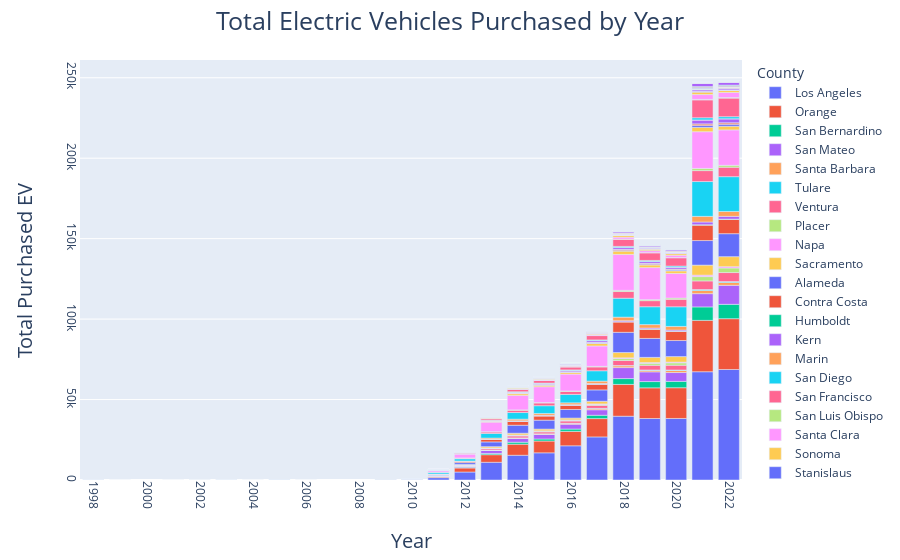

Source (notebook cell):
### Code cell
year_df.rename(columns = {'Data Year':'Year','Number of Vehicles':'Total Purchased EV'},inplace=True)
fig = px.bar(year_df,
             x=year_df['Year'], 
             y='Total Purchased EV', 
             #text_auto=True,
             log_x = True,
             color = 'County')
fig.update_xaxes(
        tickangle = 90,
        title_text = "Year",
        title_font = {"size": 20},
        title_standoff = 25)
fig.update_yaxes(
        tickangle = 90,
        title_text = "Total Purchased EV",
        title_font = {"size": 20},
        title_standoff = 25)
#fig.update_layout(title_text='Total Electric Vehicles Purchased by Year', title_x=0.5)
fig['layout']['title']['font'] = dict(size=25)
fig.update_layout()
fig.show()

### Figure 1 — Plotly figure (JSON) as saved in the notebook; plotly's stock layout.template omitted (floating-point values rounded to 4 significant figures)
{"data": [{"alignmentgroup": "True", "hovertemplate": "County=Los Angeles<br>Year=%{x}<br>Total Purchased EV=%{y}<extra></extra>", "legendgroup": "Los Angeles", "marker": {"color": "#636efa", "pattern": {"shape": ""}}, "name": "Los Angeles", "offsetgroup": "Los Angeles", "orientation": "v", "showlegend": true, "textposition": "auto", "type": "bar", "x": [1998, 2001, 2005, 2009, 2010, 2011, 2012, 2013, 2014, 2015, 2016, 2017, 2018, 2019, 2020, 2021, 2022], "xaxis": "x", "y": [1, 1, 1, 30, 339, 1465, 4962, 11013, 15373, 16892, 21263, 26766, 39657, 38219, 38249, 67296, 68681], "yaxis": "y"}, {"alignmentgroup": "True", "hovertemplate": "County=Orange<br>Year=%{x}<br>Total Purchased EV=%{y}<extra></extra>", "legendgroup": "Orange", "marker": {"color": "#EF553B", "pattern": {"shape": ""}}, "name": "Orange", "offsetgroup": "Orange", "orientation": "v", "showlegend": true, "textposition": "auto", "type": "bar", "x": [1998, 2009, 2010, 2011, 2012, 2013, 2014, 2015, 2016, 2017, 2018, 2019, 2020, 2021, 2022], "xaxis": "x", "y": [1, 3, 37, 537, 2503, 4719, 6870, 7329, 8951, 11398, 19755, 19066, 19104, 31917, 31572], "yaxis": "y"}, {"alignmentgroup": "True", "hovertemplate": "County=San Bernardino<br>Year=%{x}<br>Total Purchased EV=%{y}<extra></extra>", "legendgroup": "San Bernardino", "marker": {"color": "#00cc96", "pattern": {"shape": ""}}, "name": "San Bernardino", "offsetgroup": "San Bernardino", "orientation": "v", "showlegend": true, "textposition": "auto", "type": "bar", "x": [1998, 2005, 2010, 2011, 2012, 2013, 2014, 2015, 2016, 2017, 2018, 2019, 2020, 2021, 2022], "xaxis": "x", "y": [2, 1, 1, 88, 413, 774, 1239, 1265, 1454, 2076, 3621, 3887, 3946, 8355, 8919], "yaxis": "y"}, {"alignmentgroup": "True", "hovertemplate": "County=San Mateo<br>Year=%{x}<br>Total Purchased EV=%{y}<extra></extra>", "legendgroup": "San Mateo", "marker": {"color": "#ab63fa", "pattern": {"shape": ""}}, "name": "San Mateo", "offsetgroup": "San Mateo", "orientation": "v", "showlegend": true, "textposition": "auto", "type": "bar", "x": [1998, 2009, 2010, 2011, 2012, 2013, 2014, 2015, 2016, 2017, 2018, 2019, 2020, 2021, 2022], "xaxis": "x", "y": [1, 10, 40, 354, 689, 1838, 2328, 2827, 3001, 3416, 6827, 6042, 5489, 8250, 11819], "yaxis": "y"}, {"alignmentgroup": "True", "hovertemplate": "County=Santa Barbara<br>Year=%{x}<br>Total Purchased EV=%{y}<extra></extra>", "legendgroup": "Santa Barbara", "marker": {"color": "#FFA15A", "pattern": {"shape": ""}}, "name": "Santa Barbara", "offsetgroup": "Santa Barbara", "orientation": "v", "showlegend": true, "textposition": "auto", "type": "bar", "x": [1999, 2003, 2004, 2009, 2010, 2011, 2012, 2013, 2014, 2015, 2016, 2017, 2018, 2019, 2020, 2021, 2022], "xaxis": "x", "y": [1, 1, 1, 1, 7, 99, 117, 262, 331, 347, 510, 655, 1081, 946, 1287, 1948, 1764], "yaxis": "y"}, {"alignmentgroup": "True", "hovertemplate": "County=Tulare<br>Year=%{x}<br>Total Purchased EV=%{y}<extra></extra>", "legendgroup": "Tulare", "marker": {"color": "#19d3f3", "pattern": {"shape": ""}}, "name": "Tulare", "offsetgroup": "Tulare", "orientation": "v", "showlegend": true, "textposition": "auto", "type": "bar", "x": [2002, 2011, 2012, 2013, 2014, 2015, 2016, 2017, 2018, 2019, 2020, 2021, 2022], "xaxis": "x", "y": [1, 14, 29, 29, 57, 66, 93, 251, 216, 226, 290, 608, 593], "yaxis": "y"}, {"alignmentgroup": "True", "hovertemplate": "County=Ventura<br>Year=%{x}<br>Total Purchased EV=%{y}<extra></extra>", "legendgroup": "Ventura", "marker": {"color": "#FF6692", "pattern": {"shape": ""}}, "name": "Ventura", "offsetgroup": "Ventura", "orientation": "v", "showlegend": true, "textposition": "auto", "type": "bar", "x": [2002, 2003, 2005, 2006, 2009, 2010, 2011, 2012, 2013, 2014, 2015, 2016, 2017, 2018, 2019, 2020, 2021, 2022], "xaxis": "x", "y": [2, 3, 4, 1, 7, 25, 168, 435, 840, 1160, 1169, 1402, 1831, 3096, 2916, 2965, 5352, 5583], "yaxis": "y"}, {"alignmentgroup": "True", "hovertemplate": "County=Placer<br>Year=%{x}<br>Total Purchased EV=%{y}<extra></extra>", "legendgroup": "Placer", "marker": {"color": "#B6E880", "pattern": {"shape": ""}}, "name": "Placer", "offsetgroup": "Placer", "orientation": "v", "showlegend": true, "textposition": "auto", "type": "bar", "x": [2003, 2010, 2011, 2012, 2013, 2014, 2015, 2016, 2017, 2018, 2019, 2020, 2021, 2022], "xaxis": "x", "y": [2, 3, 46, 131, 304, 439, 456, 480, 622, 1179, 1235, 1465, 2699, 2831], "yaxis": "y"}, {"alignmentgroup": "True", "hovertemplate": "County=Napa<br>Year=%{x}<br>Total Purchased EV=%{y}<extra></extra>", "legendgroup": "Napa", "marker": {"color": "#FF97FF", "pattern": {"shape": ""}}, "name": "Napa", "offsetgroup": "Napa", "orientation": "v", "showlegend": true, "textposition": "auto", "type": "bar", "x": [2005, 2010, 2011, 2012, 2013, 2014, 2015, 2016, 2017, 2018, 2019, 2020, 2021, 2022], "xaxis": "x", "y": [1, 3, 31, 66, 149, 189, 220, 234, 286, 503, 460, 499, 911, 826], "yaxis": "y"}, {"alignmentgroup": "True", "hovertemplate": "County=Sacramento<br>Year=%{x}<br>Total Purchased EV=%{y}<extra></extra>", "legendgroup": "Sacramento", "marker": {"color": "#FECB52", "pattern": {"shape": ""}}, "name": "Sacramento", "offsetgroup": "Sacramento", "orientation": "v", "showlegend": true, "textposition": "auto", "type": "bar", "x": [2005, 2009, 2010, 2011, 2012, 2013, 2014, 2015, 2016, 2017, 2018, 2019, 2020, 2021, 2022], "xaxis": "x", "y": [1, 2, 3, 114, 283, 801, 1086, 1081, 1109, 1639, 3283, 3211, 3406, 6212, 6210], "yaxis": "y"}, {"alignmentgroup": "True", "hovertemplate": "County=Alameda<br>Year=%{x}<br>Total Purchased EV=%{y}<extra></extra>", "legendgroup": "Alameda", "marker": {"color": "#636efa", "pattern": {"shape": ""}}, "name": "Alameda", "offsetgroup": "Alameda", "orientation": "v", "showlegend": true, "textposition": "auto", "type": "bar", "x": [2009, 2010, 2011, 2012, 2013, 2014, 2015, 2016, 2017, 2018, 2019, 2020, 2021, 2022], "xaxis": "x", "y": [5, 13, 452, 1165, 2943, 4966, 5536, 5327, 7056, 12578, 11781, 9978, 15264, 14288], "yaxis": "y"}, {"alignmentgroup": "True", "hovertemplate": "County=Contra Costa<br>Year=%{x}<br>Total Purchased EV=%{y}<extra></extra>", "legendgroup": "Contra Costa", "marker": {"color": "#EF553B", "pattern": {"shape": ""}}, "name": "Contra Costa", "offsetgroup": "Contra Costa", "orientation": "v", "showlegend": true, "textposition": "auto", "type": "bar", "x": [2009, 2010, 2011, 2012, 2013, 2014, 2015, 2016, 2017, 2018, 2019, 2020, 2021, 2022], "xaxis": "x", "y": [1, 9, 211, 657, 1497, 2401, 2609, 2599, 3475, 6420, 5720, 5672, 9583, 8822], "yaxis": "y"}, {"alignmentgroup": "True", "hovertemplate": "County=Humboldt<br>Year=%{x}<br>Total Purchased EV=%{y}<extra></extra>", "legendgroup": "Humboldt", "marker": {"color": "#00cc96", "pattern": {"shape": ""}}, "name": "Humboldt", "offsetgroup": "Humboldt", "orientation": "v", "showlegend": true, "textposition": "auto", "type": "bar", "x": [2009, 2010, 2011, 2012, 2013, 2014, 2015, 2016, 2017, 2018, 2019, 2020, 2021, 2022], "xaxis": "x", "y": [1, 1, 10, 15, 35, 135, 136, 94, 125, 157, 143, 128, 252, 233], "yaxis": "y"}, {"alignmentgroup": "True", "hovertemplate": "County=Kern<br>Year=%{x}<br>Total Purchased EV=%{y}<extra></extra>", "legendgroup": "Kern", "marker": {"color": "#ab63fa", "pattern": {"shape": ""}}, "name": "Kern", "offsetgroup": "Kern", "orientation": "v", "showlegend": true, "textposition": "auto", "type": "bar", "x": [2009, 2011, 2012, 2013, 2014, 2015, 2016, 2017, 2018, 2019, 2020, 2021, 2022], "xaxis": "x", "y": [1, 29, 58, 145, 205, 310, 305, 380, 616, 594, 706, 1703, 1711], "yaxis": "y"}, {"alignmentgroup": "True", "hovertemplate": "County=Marin<br>Year=%{x}<br>Total Purchased EV=%{y}<extra></extra>", "legendgroup": "Marin", "marker": {"color": "#FFA15A", "pattern": {"shape": ""}}, "name": "Marin", "offsetgroup": "Marin", "orientation": "v", "showlegend": true, "textposition": "auto", "type": "bar", "x": [2009, 2010, 2011, 2012, 2013, 2014, 2015, 2016, 2017, 2018, 2019, 2020, 2021, 2022], "xaxis": "x", "y": [1, 14, 129, 299, 705, 1029, 1105, 1139, 1468, 2228, 2132, 2260, 3502, 3030], "yaxis": "y"}, {"alignmentgroup": "True", "hovertemplate": "County=San Diego<br>Year=%{x}<br>Total Purchased EV=%{y}<extra></extra>", "legendgroup": "San Diego", "marker": {"color": "#19d3f3", "pattern": {"shape": ""}}, "name": "San Diego", "offsetgroup": "San Diego", "orientation": "v", "showlegend": true, "textposition": "auto", "type": "bar", "x": [2009, 2010, 2011, 2012, 2013, 2014, 2015, 2016, 2017, 2018, 2019, 2020, 2021, 2022], "xaxis": "x", "y": [1, 28, 1057, 1389, 2877, 4122, 4824, 5218, 6453, 11768, 11114, 12219, 21630, 21640], "yaxis": "y"}, {"alignmentgroup": "True", "hovertemplate": "County=San Francisco<br>Year=%{x}<br>Total Purchased EV=%{y}<extra></extra>", "legendgroup": "San Francisco", "marker": {"color": "#FF6692", "pattern": {"shape": ""}}, "name": "San Francisco", "offsetgroup": "San Francisco", "orientation": "v", "showlegend": true, "textposition": "auto", "type": "bar", "x": [2009, 2010, 2011, 2012, 2013, 2014, 2015, 2016, 2017, 2018, 2019, 2020, 2021, 2022], "xaxis": "x", "y": [5, 20, 183, 438, 937, 1445, 1711, 1900, 2363, 4148, 3773, 4635, 6812, 5873], "yaxis": "y"}, {"alignmentgroup": "True", "hovertemplate": "County=San Luis Obispo<br>Year=%{x}<br>Total Purchased EV=%{y}<extra></extra>", "legendgroup": "San Luis Obispo", "marker": {"color": "#B6E880", "pattern": {"shape": ""}}, "name": "San Luis Obispo", "offsetgroup": "San Luis Obispo", "orientation": "v", "showlegend": true, "textposition": "auto", "type": "bar", "x": [2009, 2011, 2012, 2013, 2014, 2015, 2016, 2017, 2018, 2019, 2020, 2021, 2022], "xaxis": "x", "y": [1, 41, 67, 160, 218, 271, 265, 372, 740, 641, 785, 1343, 1184], "yaxis": "y"}, {"alignmentgroup": "True", "hovertemplate": "County=Santa Clara<br>Year=%{x}<br>Total Purchased EV=%{y}<extra></extra>", "legendgroup": "Santa Clara", "marker": {"color": "#FF97FF", "pattern": {"shape": ""}}, "name": "Santa Clara", "offsetgroup": "Santa Clara", "orientation": "v", "showlegend": true, "textposition": "auto", "type": "bar", "x": [2009, 2010, 2011, 2012, 2013, 2014, 2015, 2016, 2017, 2018, 2019, 2020, 2021, 2022], "xaxis": "x", "y": [12, 83, 1000, 2411, 5940, 9007, 9821, 10482, 12688, 22311, 19906, 15281, 22826, 21993], "yaxis": "y"}, {"alignmentgroup": "True", "hovertemplate": "County=Sonoma<br>Year=%{x}<br>Total Purchased EV=%{y}<extra></extra>", "legendgroup": "Sonoma", "marker": {"color": "#FECB52", "pattern": {"shape": ""}}, "name": "Sonoma", "offsetgroup": "Sonoma", "orientation": "v", "showlegend": true, "textposition": "auto", "type": "bar", "x": [2009, 2010, 2011, 2012, 2013, 2014, 2015, 2016, 2017, 2018, 2019, 2020, 2021, 2022], "xaxis": "x", "y": [1, 7, 100, 233, 593, 1033, 957, 997, 1595, 2073, 1629, 1609, 2701, 2294], "yaxis": "y"}, {"alignmentgroup": "True", "hovertemplate": "County=Stanislaus<br>Year=%{x}<br>Total Purchased EV=%{y}<extra></extra>", "legendgroup": "Stanislaus", "marker": {"color": "#636efa", "pattern": {"shape": ""}}, "name": "Stanislaus", "offsetgroup": "Stanislaus", "orientation": "v", "showlegend": true, "textposition": "auto", "type": "bar", "x": [2009, 2011, 2012, 2013, 2014, 2015, 2016, 2017, 2018, 2019, 2020, 2021, 2022], "xaxis": "x", "y": [1, 17, 28, 74, 115, 205, 252, 299, 432, 440, 531, 1143, 1180], "yaxis": "y"}, {"alignmentgroup": "True", "hovertemplate": "County=Yolo<br>Year=%{x}<br>Total Purchased EV=%{y}<extra></extra>", "legendgroup": "Yolo", "marker": {"color": "#EF553B", "pattern": {"shape": ""}}, "name": "Yolo", "offsetgroup": "Yolo", "orientation": "v", "showlegend": true, "textposition": "auto", "type": "bar", "x": [2009, 2011, 2012, 2013, 2014, 2015, 2016, 2017, 2018, 2019, 2020, 2021, 2022], "xaxis": "x", "y": [1, 40, 76, 170, 243, 222, 225, 331, 638, 600, 545, 976, 907], "yaxis": "y"}, {"alignmentgroup": "True", "hovertemplate": "County=Amador<br>Year=%{x}<br>Total Purchased EV=%{y}<extra></extra>", "legendgroup": "Amador", "marker": {"color": "#00cc96", "pattern": {"shape": ""}}, "name": "Amador", "offsetgroup": "Amador", "orientation": "v", "showlegend": true, "textposition": "auto", "type": "bar", "x": [2010, 2011, 2012, 2013, 2014, 2015, 2016, 2017, 2018, 2019, 2020, 2021, 2022], "xaxis": "x", "y": [1, 6, 3, 8, 14, 15, 14, 21, 35, 31, 35, 65, 76], "yaxis": "y"}, {"alignmentgroup": "True", "hovertemplate": "County=Fresno<br>Year=%{x}<br>Total Purchased EV=%{y}<extra></extra>", "legendgroup": "Fresno", "marker": {"color": "#ab63fa", "pattern": {"shape": ""}}, "name": "Fresno", "offsetgroup": "Fresno", "orientation": "v", "showlegend": true, "textposition": "auto", "type": "bar", "x": [2010, 2011, 2012, 2013, 2014, 2015, 2016, 2017, 2018, 2019, 2020, 2021, 2022], "xaxis": "x", "y": [2, 37, 58, 146, 555, 541, 788, 1058, 1107, 1130, 1172, 2364, 2427], "yaxis": "y"}, {"alignmentgroup": "True", "hovertemplate": "County=Lake<br>Year=%{x}<br>Total Purchased EV=%{y}<extra></extra>", "legendgroup": "Lake", "marker": {"color": "#FFA15A", "pattern": {"shape": ""}}, "name": "Lake", "offsetgroup": "Lake", "orientation": "v", "showlegend": true, "textposition": "auto", "type": "bar", "x": [2010, 2011, 2012, 2013, 2014, 2015, 2016, 2017, 2018, 2019, 2020, 2021, 2022], "xaxis": "x", "y": [1, 3, 8, 17, 36, 27, 32, 39, 47, 50, 43, 79, 75], "yaxis": "y"}, {"alignmentgroup": "True", "hovertemplate": "County=Monterey<br>Year=%{x}<br>Total Purchased EV=%{y}<extra></extra>", "legendgroup": "Monterey", "marker": {"color": "#19d3f3", "pattern": {"shape": ""}}, "name": "Monterey", "offsetgroup": "Monterey", "orientation": "v", "showlegend": true, "textposition": "auto", "type": "bar", "x": [2010, 2011, 2012, 2013, 2014, 2015, 2016, 2017, 2018, 2019, 2020, 2021, 2022], "xaxis": "x", "y": [2, 34, 72, 171, 257, 274, 300, 395, 678, 582, 677, 1344, 1268], "yaxis": "y"}, {"alignmentgroup": "True", "hovertemplate": "County=Riverside<br>Year=%{x}<br>Total Purchased EV=%{y}<extra></extra>", "legendgroup": "Riverside", "marker": {"color": "#FF6692", "pattern": {"shape": ""}}, "name": "Riverside", "offsetgroup": "Riverside", "orientation": "v", "showlegend": true, "textposition": "auto", "type": "bar", "x": [2010, 2011, 2012, 2013, 2014, 2015, 2016, 2017, 2018, 2019, 2020, 2021, 2022], "xaxis": "x", "y": [5, 131, 508, 964, 1542, 1608, 1857, 2699, 4458, 4719, 5135, 11097, 11552], "yaxis": "y"}, {"alignmentgroup": "True", "hovertemplate": "County=San Benito<br>Year=%{x}<br>Total Purchased EV=%{y}<extra></extra>", "legendgroup": "San Benito", "marker": {"color": "#B6E880", "pattern": {"shape": ""}}, "name": "San Benito", "offsetgroup": "San Benito", "orientation": "v", "showlegend": true, "textposition": "auto", "type": "bar", "x": [2010, 2011, 2012, 2013, 2014, 2015, 2016, 2017, 2018, 2019, 2020, 2021, 2022], "xaxis": "x", "y": [1, 5, 17, 28, 55, 46, 49, 89, 103, 121, 140, 299, 340], "yaxis": "y"}, {"alignmentgroup": "True", "hovertemplate": "County=San Joaquin<br>Year=%{x}<br>Total Purchased EV=%{y}<extra></extra>", "legendgroup": "San Joaquin", "marker": {"color": "#FF97FF", "pattern": {"shape": ""}}, "name": "San Joaquin", "offsetgroup": "San Joaquin", "orientation": "v", "showlegend": true, "textposition": "auto", "type": "bar", "x": [2010, 2011, 2012, 2013, 2014, 2015, 2016, 2017, 2018, 2019, 2020, 2021, 2022], "xaxis": "x", "y": [1, 27, 64, 176, 327, 350, 433, 580, 1160, 1235, 1413, 3030, 3157], "yaxis": "y"}, {"alignmentgroup": "True", "hovertemplate": "County=Santa Cruz<br>Year=%{x}<br>Total Purchased EV=%{y}<extra></extra>", "legendgroup": "Santa Cruz", "marker": {"color": "#FECB52", "pattern": {"shape": ""}}, "name": "Santa Cruz", "offsetgroup": "Santa Cruz", "orientation": "v", "showlegend": true, "textposition": "auto", "type": "bar", "x": [2010, 2011, 2012, 2013, 2014, 2015, 2016, 2017, 2018, 2019, 2020, 2021, 2022], "xaxis": "x", "y": [6, 63, 153, 423, 564, 591, 573, 682, 1088, 964, 1006, 1508, 1202], "yaxis": "y"}, {"alignmentgroup": "True", "hovertemplate": "County=Butte<br>Year=%{x}<br>Total Purchased EV=%{y}<extra></extra>", "legendgroup": "Butte", "marker": {"color": "#636efa", "pattern": {"shape": ""}}, "name": "Butte", "offsetgroup": "Butte", "orientation": "v", "showlegend": true, "textposition": "auto", "type": "bar", "x": [2011, 2012, 2013, 2014, 2015, 2016, 2017, 2018, 2019, 2020, 2021, 2022], "xaxis": "x", "y": [10, 18, 39, 52, 50, 50, 88, 183, 170, 209, 348, 327], "yaxis": "y"}, {"alignmentgroup": "True", "hovertemplate": "County=Calaveras<br>Year=%{x}<br>Total Purchased EV=%{y}<extra></extra>", "legendgroup": "Calaveras", "marker": {"color": "#EF553B", "pattern": {"shape": ""}}, "name": "Calaveras", "offsetgroup": "Calaveras", "orientation": "v", "showlegend": true, "textposition": "auto", "type": "bar", "x": [2011, 2012, 2013, 2014, 2015, 2016, 2017, 2018, 2019, 2020, 2021, 2022], "xaxis": "x", "y": [4, 6, 18, 10, 16, 19, 24, 50, 45, 54, 92, 108], "yaxis": "y"}, {"alignmentgroup": "True", "hovertemplate": "County=Del Norte<br>Year=%{x}<br>Total Purchased EV=%{y}<extra></extra>", "legendgroup": "Del Norte", "marker": {"color": "#00cc96", "pattern": {"shape": ""}}, "name": "Del Norte", "offsetgroup": "Del Norte", "orientation": "v", "showlegend": true, "textposition": "auto", "type": "bar", "x": [2011, 2012, 2013, 2014, 2015, 2016, 2017, 2018, 2019, 2020, 2021, 2022], "xaxis": "x", "y": [1, 3, 3, 4, 6, 2, 9, 13, 16, 11, 13, 10], "yaxis": "y"}, {"alignmentgroup": "True", "hovertemplate": "County=El Dorado<br>Year=%{x}<br>Total Purchased EV=%{y}<extra></extra>", "legendgroup": "El Dorado", "marker": {"color": "#ab63fa", "pattern": {"shape": ""}}, "name": "El Dorado", "offsetgroup": "El Dorado", "orientation": "v", "showlegend": true, "textposition": "auto", "type": "bar", "x": [2011, 2012, 2013, 2014, 2015, 2016, 2017, 2018, 2019, 2020, 2021, 2022], "xaxis": "x", "y": [29, 75, 175, 227, 214, 198, 316, 584, 547, 598, 937, 962], "yaxis": "y"}, {"alignmentgroup": "True", "hovertemplate": "County=Imperial<br>Year=%{x}<br>Total Purchased EV=%{y}<extra></extra>", "legendgroup": "Imperial", "marker": {"color": "#FFA15A", "pattern": {"shape": ""}}, "name": "Imperial", "offsetgroup": "Imperial", "orientation": "v", "showlegend": true, "textposition": "auto", "type": "bar", "x": [2011, 2012, 2013, 2014, 2015, 2016, 2017, 2018, 2019, 2020, 2021, 2022], "xaxis": "x", "y": [1, 6, 12, 16, 15, 16, 31, 49, 57, 59, 212, 232], "yaxis": "y"}, {"alignmentgroup": "True", "hovertemplate": "County=Kings<br>Year=%{x}<br>Total Purchased EV=%{y}<extra></extra>", "legendgroup": "Kings", "marker": {"color": "#19d3f3", "pattern": {"shape": ""}}, "name": "Kings", "offsetgroup": "Kings", "orientation": "v", "showlegend": true, "textposition": "auto", "type": "bar", "x": [2011, 2012, 2013, 2014, 2015, 2016, 2017, 2018, 2019, 2020, 2021, 2022], "xaxis": "x", "y": [3, 3, 13, 15, 20, 31, 56, 75, 63, 88, 207, 197], "yaxis": "y"}, {"alignmentgroup": "True", "hovertemplate": "County=Lassen<br>Year=%{x}<br>Total Purchased EV=%{y}<extra></extra>", "legendgroup": "Lassen", "marker": {"color": "#FF6692", "pattern": {"shape": ""}}, "name": "Lassen", "offsetgroup": "Lassen", "orientation": "v", "showlegend": true, "textposition": "auto", "type": "bar", "x": [2011, 2014, 2015, 2016, 2017, 2018, 2019, 2020, 2021, 2022], "xaxis": "x", "y": [1, 1, 3, 3, 2, 2, 4, 3, 5, 10], "yaxis": "y"}, {"alignmentgroup": "True", "hovertemplate": "County=Madera<br>Year=%{x}<br>Total Purchased EV=%{y}<extra></extra>", "legendgroup": "Madera", "marker": {"color": "#B6E880", "pattern": {"shape": ""}}, "name": "Madera", "offsetgroup": "Madera", "orientation": "v", "showlegend": true, "textposition": "auto", "type": "bar", "x": [2011, 2012, 2013, 2014, 2015, 2016, 2017, 2018, 2019, 2020, 2021, 2022], "xaxis": "x", "y": [10, 8, 16, 50, 53, 47, 89, 81, 87, 106, 272, 247], "yaxis": "y"}, {"alignmentgroup": "True", "hovertemplate": "County=Mariposa<br>Year=%{x}<br>Total Purchased EV=%{y}<extra></extra>", "legendgroup": "Mariposa", "marker": {"color": "#FF97FF", "pattern": {"shape": ""}}, "name": "Mariposa", "offsetgroup": "Mariposa", "orientation": "v", "showlegend": true, "textposition": "auto", "type": "bar", "x": [2011, 2013, 2014, 2015, 2016, 2017, 2018, 2019, 2020, 2021, 2022], "xaxis": "x", "y": [2, 4, 5, 4, 9, 5, 27, 15, 14, 30, 22], "yaxis": "y"}, {"alignmentgroup": "True", "hovertemplate": "County=Mendocino<br>Year=%{x}<br>Total Purchased EV=%{y}<extra></extra>", "legendgroup": "Mendocino", "marker": {"color": "#FECB52", "pattern": {"shape": ""}}, "name": "Mendocino", "offsetgroup": "Mendocino", "orientation": "v", "showlegend": true, "textposition": "auto", "type": "bar", "x": [2011, 2012, 2013, 2014, 2015, 2016, 2017, 2018, 2019, 2020, 2021, 2022], "xaxis": "x", "y": [4, 14, 32, 95, 96, 77, 99, 159, 107, 112, 190, 165], "yaxis": "y"}, {"alignmentgroup": "True", "hovertemplate": "County=Merced<br>Year=%{x}<br>Total Purchased EV=%{y}<extra></extra>", "legendgroup": "Merced", "marker": {"color": "#636efa", "pattern": {"shape": ""}}, "name": "Merced", "offsetgroup": "Merced", "orientation": "v", "showlegend": true, "textposition": "auto", "type": "bar", "x": [2011, 2012, 2013, 2014, 2015, 2016, 2017, 2018, 2019, 2020, 2021, 2022], "xaxis": "x", "y": [3, 12, 29, 49, 47, 59, 92, 147, 149, 169, 429, 423], "yaxis": "y"}, {"alignmentgroup": "True", "hovertemplate": "County=Nevada<br>Year=%{x}<br>Total Purchased EV=%{y}<extra></extra>", "legendgroup": "Nevada", "marker": {"color": "#EF553B", "pattern": {"shape": ""}}, "name": "Nevada", "offsetgroup": "Nevada", "orientation": "v", "showlegend": true, "textposition": "auto", "type": "bar", "x": [2011, 2012, 2013, 2014, 2015, 2016, 2017, 2018, 2019, 2020, 2021, 2022], "xaxis": "x", "y": [4, 21, 38, 60, 79, 84, 97, 162, 159, 245, 373, 334], "yaxis": "y"}, {"alignmentgroup": "True", "hovertemplate": "County=Shasta<br>Year=%{x}<br>Total Purchased EV=%{y}<extra></extra>", "legendgroup": "Shasta", "marker": {"color": "#00cc96", "pattern": {"shape": ""}}, "name": "Shasta", "offsetgroup": "Shasta", "orientation": "v", "showlegend": true, "textposition": "auto", "type": "bar", "x": [2011, 2012, 2013, 2014, 2015, 2016, 2017, 2018, 2019, 2020, 2021, 2022], "xaxis": "x", "y": [10, 21, 29, 43, 36, 49, 67, 127, 104, 151, 359, 319], "yaxis": "y"}, {"alignmentgroup": "True", "hovertemplate": "County=Solano<br>Year=%{x}<br>Total Purchased EV=%{y}<extra></extra>", "legendgroup": "Solano", "marker": {"color": "#ab63fa", "pattern": {"shape": ""}}, "name": "Solano", "offsetgroup": "Solano", "orientation": "v", "showlegend": true, "textposition": "auto", "type": "bar", "x": [2011, 2012, 2013, 2014, 2015, 2016, 2017, 2018, 2019, 2020, 2021, 2022], "xaxis": "x", "y": [35, 123, 237, 402, 445, 389, 528, 972, 986, 960, 2082, 1867], "yaxis": "y"}, {"alignmentgroup": "True", "hovertemplate": "County=Tehama<br>Year=%{x}<br>Total Purchased EV=%{y}<extra></extra>", "legendgroup": "Tehama", "marker": {"color": "#FFA15A", "pattern": {"shape": ""}}, "name": "Tehama", "offsetgroup": "Tehama", "orientation": "v", "showlegend": true, "textposition": "auto", "type": "bar", "x": [2011, 2012, 2013, 2014, 2015, 2016, 2017, 2018, 2019, 2020, 2021, 2022], "xaxis": "x", "y": [2, 4, 6, 6, 4, 5, 7, 13, 26, 31, 73, 48], "yaxis": "y"}, {"alignmentgroup": "True", "hovertemplate": "County=Trinity<br>Year=%{x}<br>Total Purchased EV=%{y}<extra></extra>", "legendgroup": "Trinity", "marker": {"color": "#19d3f3", "pattern": {"shape": ""}}, "name": "Trinity", "offsetgroup": "Trinity", "orientation": "v", "showlegend": true, "textposition": "auto", "type": "bar", "x": [2011, 2012, 2014, 2015, 2016, 2017, 2018, 2019, 2020, 2021, 2022], "xaxis": "x", "y": [1, 1, 2, 4, 3, 3, 4, 5, 8, 8, 10], "yaxis": "y"}, {"alignmentgroup": "True", "hovertemplate": "County=Tuolumne<br>Year=%{x}<br>Total Purchased EV=%{y}<extra></extra>", "legendgroup": "Tuolumne", "marker": {"color": "#FF6692", "pattern": {"shape": ""}}, "name": "Tuolumne", "offsetgroup": "Tuolumne", "orientation": "v", "showlegend": true, "textposition": "auto", "type": "bar", "x": [2011, 2012, 2013, 2014, 2015, 2016, 2017, 2018, 2019, 2020, 2021, 2022], "xaxis": "x", "y": [2, 2, 4, 15, 16, 12, 22, 38, 45, 50, 91, 95], "yaxis": "y"}, {"alignmentgroup": "True", "hovertemplate": "County=Yuba<br>Year=%{x}<br>Total Purchased EV=%{y}<extra></extra>", "legendgroup": "Yuba", "marker": {"color": "#B6E880", "pattern": {"shape": ""}}, "name": "Yuba", "offsetgroup": "Yuba", "orientation": "v", "showlegend": true, "textposition": "auto", "type": "bar", "x": [2011, 2012, 2013, 2014, 2015, 2016, 2017, 2018, 2019, 2020, 2021, 2022], "xaxis": "x", "y": [3, 8, 7, 17, 13, 15, 21, 41, 59, 63, 125, 151], "yaxis": "y"}, {"alignmentgroup": "True", "hovertemplate": "County=Inyo<br>Year=%{x}<br>Total Purchased EV=%{y}<extra></extra>", "legendgroup": "Inyo", "marker": {"color": "#FF97FF", "pattern": {"shape": ""}}, "name": "Inyo", "offsetgroup": "Inyo", "orientation": "v", "showlegend": true, "textposition": "auto", "type": "bar", "x": [2012, 2013, 2014, 2015, 2016, 2017, 2018, 2019, 2020, 2021, 2022], "xaxis": "x", "y": [3, 2, 2, 2, 8, 9, 16, 8, 22, 35, 30], "yaxis": "y"}, {"alignmentgroup": "True", "hovertemplate": "County=Plumas<br>Year=%{x}<br>Total Purchased EV=%{y}<extra></extra>", "legendgroup": "Plumas", "marker": {"color": "#FECB52", "pattern": {"shape": ""}}, "name": "Plumas", "offsetgroup": "Plumas", "orientation": "v", "showlegend": true, "textposition": "auto", "type": "bar", "x": [2012, 2013, 2014, 2015, 2016, 2017, 2018, 2019, 2020, 2021, 2022], "xaxis": "x", "y": [2, 2, 3, 1, 5, 4, 8, 7, 14, 34, 17], "yaxis": "y"}, {"alignmentgroup": "True", "hovertemplate": "County=Siskiyou<br>Year=%{x}<br>Total Purchased EV=%{y}<extra></extra>", "legendgroup": "Siskiyou", "marker": {"color": "#636efa", "pattern": {"shape": ""}}, "name": "Siskiyou", "offsetgroup": "Siskiyou", "orientation": "v", "showlegend": true, "textposition": "auto", "type": "bar", "x": [2012, 2013, 2014, 2015, 2016, 2017, 2018, 2019, 2020, 2021, 2022], "xaxis": "x", "y": [7, 5, 1, 7, 6, 14, 14, 11, 14, 37, 44], "yaxis": "y"}, {"alignmentgroup": "True", "hovertemplate": "County=Sutter<br>Year=%{x}<br>Total Purchased EV=%{y}<extra></extra>", "legendgroup": "Sutter", "marker": {"color": "#EF553B", "pattern": {"shape": ""}}, "name": "Sutter", "offsetgroup": "Sutter", "orientation": "v", "showlegend": true, "textposition": "auto", "type": "bar", "x": [2012, 2013, 2014, 2015, 2016, 2017, 2018, 2019, 2020, 2021, 2022], "xaxis": "x", "y": [5, 6, 20, 23, 14, 30, 55, 75, 86, 222, 229], "yaxis": "y"}, {"alignmentgroup": "True", "hovertemplate": "County=Alpine<br>Year=%{x}<br>Total Purchased EV=%{y}<extra></extra>", "legendgroup": "Alpine", "marker": {"color": "#00cc96", "pattern": {"shape": ""}}, "name": "Alpine", "offsetgroup": "Alpine", "orientation": "v", "showlegend": true, "textposition": "auto", "type": "bar", "x": [2013, 2014, 2017, 2018, 2019, 2020, 2021, 2022], "xaxis": "x", "y": [4, 1, 1, 1, 3, 2, 11, 5], "yaxis": "y"}, {"alignmentgroup": "True", "hovertemplate": "County=Glenn<br>Year=%{x}<br>Total Purchased EV=%{y}<extra></extra>", "legendgroup": "Glenn", "marker": {"color": "#ab63fa", "pattern": {"shape": ""}}, "name": "Glenn", "offsetgroup": "Glenn", "orientation": "v", "showlegend": true, "textposition": "auto", "type": "bar", "x": [2013, 2014, 2015, 2016, 2017, 2018, 2019, 2020, 2021, 2022], "xaxis": "x", "y": [2, 2, 6, 7, 4, 10, 11, 20, 27, 24], "yaxis": "y"}, {"alignmentgroup": "True", "hovertemplate": "County=Mono<br>Year=%{x}<br>Total Purchased EV=%{y}<extra></extra>", "legendgroup": "Mono", "marker": {"color": "#FFA15A", "pattern": {"shape": ""}}, "name": "Mono", "offsetgroup": "Mono", "orientation": "v", "showlegend": true, "textposition": "auto", "type": "bar", "x": [2013, 2014, 2015, 2016, 2017, 2018, 2019, 2020, 2021, 2022], "xaxis": "x", "y": [1, 2, 3, 6, 3, 11, 11, 22, 37, 27], "yaxis": "y"}, {"alignmentgroup": "True", "hovertemplate": "County=Colusa<br>Year=%{x}<br>Total Purchased EV=%{y}<extra></extra>", "legendgroup": "Colusa", "marker": {"color": "#19d3f3", "pattern": {"shape": ""}}, "name": "Colusa", "offsetgroup": "Colusa", "orientation": "v", "showlegend": true, "textposition": "auto", "type": "bar", "x": [2014, 2015, 2016, 2017, 2018, 2019, 2020, 2021, 2022], "xaxis": "x", "y": [4, 3, 2, 3, 8, 3, 5, 18, 20], "yaxis": "y"}, {"alignmentgroup": "True", "hovertemplate": "County=Modoc<br>Year=%{x}<br>Total Purchased EV=%{y}<extra></extra>", "legendgroup": "Modoc", "marker": {"color": "#FF6692", "pattern": {"shape": ""}}, "name": "Modoc", "offsetgroup": "Modoc", "orientation": "v", "showlegend": true, "textposition": "auto", "type": "bar", "x": [2014, 2017, 2021], "xaxis": "x", "y": [1, 1, 3], "yaxis": "y"}, {"alignmentgroup": "True", "hovertemplate": "County=Sierra<br>Year=%{x}<br>Total Purchased EV=%{y}<extra></extra>", "legendgroup": "Sierra", "marker": {"color": "#B6E880", "pattern": {"shape": ""}}, "name": "Sierra", "offsetgroup": "Sierra", "orientation": "v", "showlegend": true, "textposition": "auto", "type": "bar", "x": [2014, 2015, 2020, 2021, 2022], "xaxis": "x", "y": [1, 1, 3, 1, 5], "yaxis": "y"}], "layout": {"barmode": "relative", "legend": {"title": {"text": "County"}, "tracegroupgap": 0}, "margin": {"t": 60}, "title": {"font": {"size": 25}, "text": "Total Electric Vehicles Purchased by Year", "x": 0.5}, "xaxis": {"anchor": "y", "domain": [0, 1], "tickangle": 90, "title": {"font": {"size": 20}, "standoff": 25, "text": "Year"}, "type": "log"}, "yaxis": {"anchor": "x", "domain": [0, 1], "tickangle": 90, "title": {"font": {"size": 20}, "standoff": 25, "text": "Total Purchased EV"}}}}
